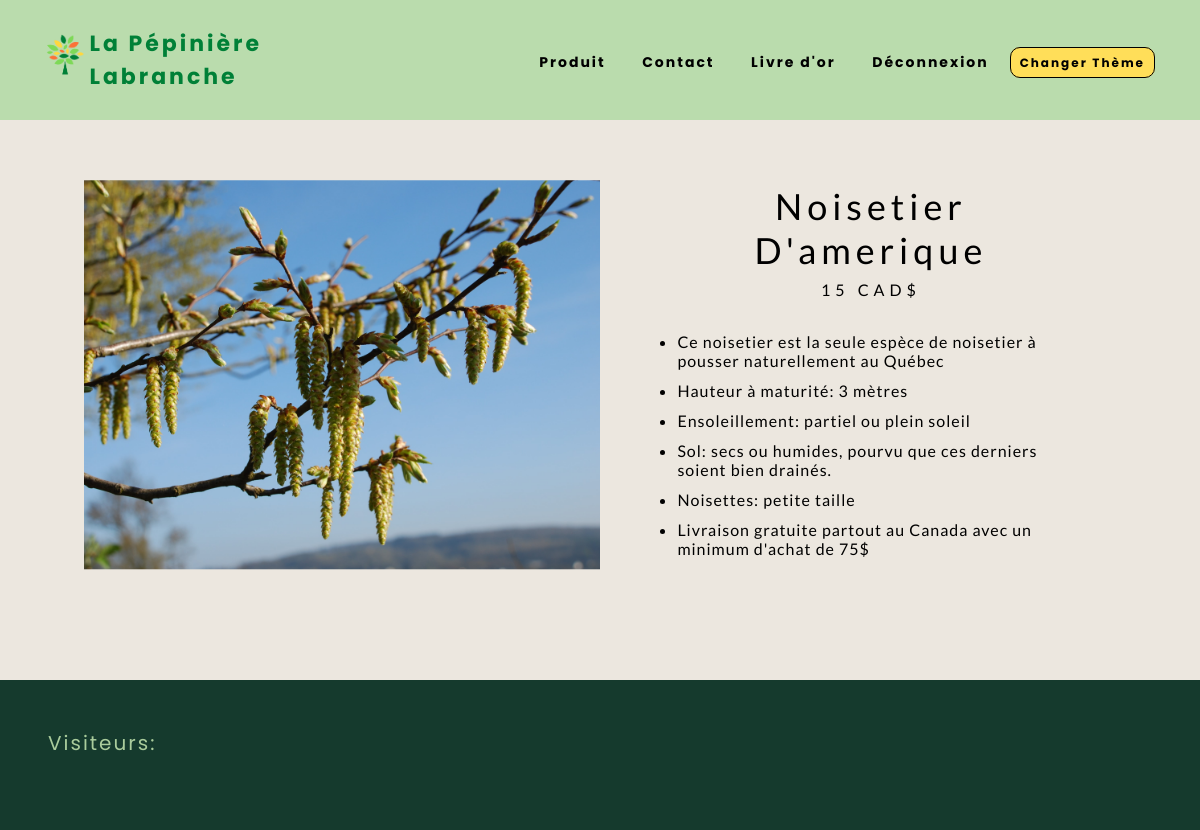
The page /index.php?action=descproduit&id=5 (signed in) on the database its author committed.
### tables this page shows
CREATE TABLE IF NOT EXISTS `produits` (
  `idProduits` int(11) NOT NULL AUTO_INCREMENT,
  `categorie` varchar(255) NOT NULL,
  `image` varchar(255) NOT NULL,
  `description` text NOT NULL,
  `prix` int(11) NOT NULL,
  `quantite` int(11) NOT NULL,
  `nomProduits` varchar(255) NOT NULL,
  PRIMARY KEY (`idProduits`)
);

### controller/controller.php (called while the page is built, shortened)
<?php
require_once("model/model.php");
function showProduit(){
	$produit = new Produit();
	$result = $produit->getProduit($_GET['id']);
	require "view/descriptionview.php";
}
?>

### model/model.php (called while the page is built, shortened)
<?php
class Produit{
    public function getProduit($prodId)
    {
		$query ='SELECT * FROM produits WHERE idProduits = ?';
		$conn = mysqli_connect("localhost","root","","labranche","3308");
        $stmt = $conn->prepare($query);
		$stmt->bind_param("i", $prodId);
		$stmt->execute();
		$result = $stmt->get_result();
        return $result;
    }
}
?>

### view/descriptionview.php (the view, shortened to what this page needs)
<div id="con">
	<div class="cont" >
	<?php
	while( $row = $result->fetch_array() )
	{
	?>
		<div class="imageDescriptionBox">
			<img class="photoDescription" src="public\images\<?= htmlspecialchars($row ['image']) ;?>">
		</div>
		<div class="description">
			<p class="title"><?php  echo $row ['nomProduits']; ?></p>
			<p class="title prix"><?php  echo $row ['prix']; ?> CAD$</p>
			<?php  echo $row ['description']; ?>
		</div>
	<?php
	}
	?>
	</div>
</div>
<?php require('template.php'); ?>

### public/css/productStyle.css (style rules this page uses)
* { padding:0; margin:0; box-sizing: border-box; }
#con { background-color:#ECE7DF; min-height: 70%; }
.title { padding:1%; text-align: center; letter-spacing: 5px; font-size:36px; }
.cont { padding:5%; padding-left:7%; padding-right:7%; display: grid; grid-template-columns: 50% 50%; letter-spacing: 1px; font-family: 'Lato', sans-serif; }
.description { padding-left:15%; padding-right:10%; }
.description li { padding-bottom: 5px; padding-top: 6px; }
.prix { font-size: 16px; padding-bottom: 27px; }
.imageDescriptionBox { text-align: center; }
.photoDescription { width:100%; position: relative; top: 50%; transform: translateY(-50%); }

### public/css/commentStyle.css (style rules this page uses)
body { background-color: #ddd; }

### public/css/loginStyle.css (style rules this page uses)
html, body { background-color: #ECE7DF; background-size: cover; background-repeat: no-repeat; height: 100%; font-family: 'Poppins', sans-serif; }

### rows shown on the page
produits: image (picture), nomProduits "Noisetier D'amerique", prix "15", description "Ce noisetier est la seule espèce de noisetier à pousser naturellement au Québec Hauteur à maturité: 3 mètres Ensoleillement: partiel ou plein soleil Sol: secs ou humides, pourvu que ces derniers soient bien drainés. Noisettes: petite taille Livraison gratuite partout au Canada avec un minimum d'achat de 75$"
